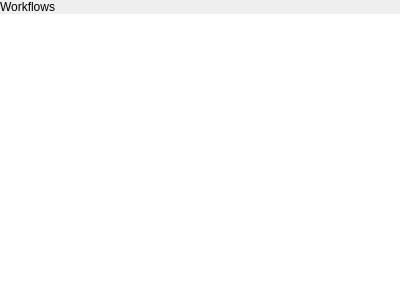
<?xml version="1.0" encoding="UTF-8"?>
<ui version="4.0">
 <class>GitHubActionsBrowser</class>
 <widget class="QWidget" name="GitHubActionsBrowser">
  <property name="geometry">
   <rect>
    <x>0</x>
    <y>0</y>
    <width>400</width>
    <height>300</height>
   </rect>
  </property>
  <property name="windowTitle">
   <string notr="true">Form</string>
  </property>
  <layout class="QVBoxLayout" name="verticalLayout">
   <property name="spacing">
    <number>0</number>
   </property>
   <property name="leftMargin">
    <number>0</number>
   </property>
   <property name="topMargin">
    <number>0</number>
   </property>
   <property name="rightMargin">
    <number>0</number>
   </property>
   <property name="bottomMargin">
    <number>0</number>
   </property>
   <item>
    <widget class="tStackedWidget" name="stackedWidget">
     <widget class="QWidget" name="workflowsPage">
      <layout class="QVBoxLayout" name="verticalLayout_2">
       <property name="spacing">
        <number>0</number>
       </property>
       <property name="leftMargin">
        <number>0</number>
       </property>
       <property name="topMargin">
        <number>0</number>
       </property>
       <property name="rightMargin">
        <number>0</number>
       </property>
       <property name="bottomMargin">
        <number>0</number>
       </property>
       <item>
        <widget class="tTitleLabel" name="titleLabel">
         <property name="text">
          <string>Workflows</string>
         </property>
        </widget>
       </item>
       <item>
        <widget class="QListView" name="listView">
         <property name="frameShape">
          <enum>QFrame::NoFrame</enum>
         </property>
        </widget>
       </item>
      </layout>
     </widget>
    </widget>
   </item>
  </layout>
 </widget>
 <customwidgets>
  <customwidget>
   <class>tStackedWidget</class>
   <extends>QStackedWidget</extends>
   <header location="global">tstackedwidget.h</header>
   <container>1</container>
   <slots>
    <signal>switchingFrame(int)</signal>
   </slots>
  </customwidget>
  <customwidget>
   <class>tTitleLabel</class>
   <extends>QLabel</extends>
   <header location="global">ttitlelabel.h</header>
   <slots>
    <signal>backButtonClicked()</signal>
   </slots>
  </customwidget>
 </customwidgets>
 <resources/>
 <connections/>
</ui>
